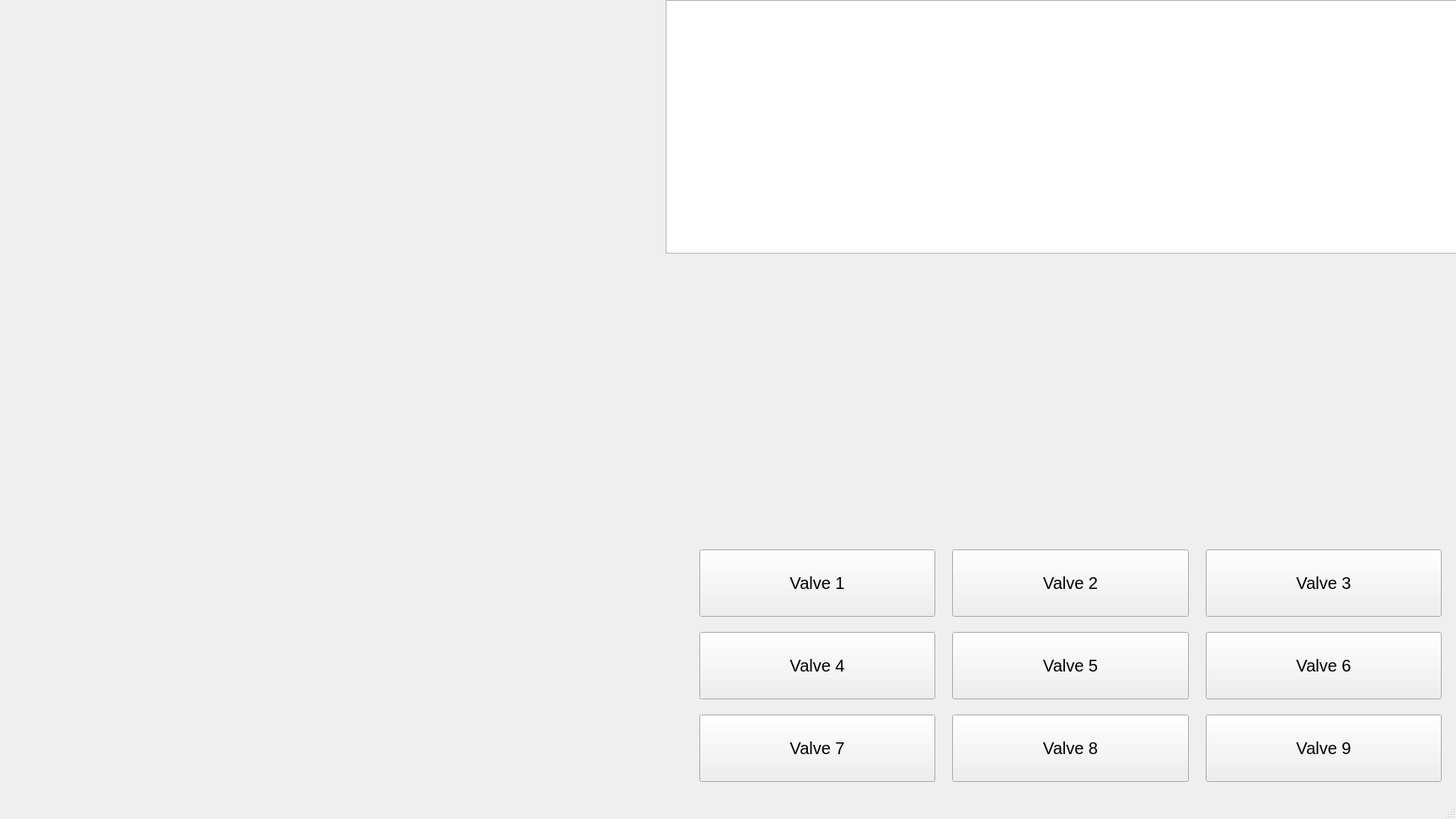
<?xml version="1.0" encoding="UTF-8"?>
<ui version="4.0">
 <class>MainWindow</class>
 <widget class="QMainWindow" name="MainWindow">
  <property name="geometry">
   <rect>
    <x>0</x>
    <y>0</y>
    <width>1728</width>
    <height>972</height>
   </rect>
  </property>
  <property name="sizePolicy">
   <sizepolicy hsizetype="Fixed" vsizetype="Fixed">
    <horstretch>0</horstretch>
    <verstretch>0</verstretch>
   </sizepolicy>
  </property>
  <property name="minimumSize">
   <size>
    <width>1728</width>
    <height>972</height>
   </size>
  </property>
  <property name="maximumSize">
   <size>
    <width>1728</width>
    <height>972</height>
   </size>
  </property>
  <property name="windowTitle">
   <string>MainWindow</string>
  </property>
  <widget class="QWidget" name="centralwidget">
   <property name="sizePolicy">
    <sizepolicy hsizetype="Fixed" vsizetype="Fixed">
     <horstretch>0</horstretch>
     <verstretch>0</verstretch>
    </sizepolicy>
   </property>
   <widget class="QLabel" name="label">
    <property name="enabled">
     <bool>true</bool>
    </property>
    <property name="geometry">
     <rect>
      <x>-110</x>
      <y>-60</y>
      <width>901</width>
      <height>1011</height>
     </rect>
    </property>
    <property name="styleSheet">
     <string notr="true">background-image: url(:/newPrefix/Bluegrass Diagram Merged.png);</string>
    </property>
    <property name="text">
     <string/>
    </property>
    <property name="pixmap">
     <pixmap resource="assets/Merged.qrc">:/newPrefix/Bluegrass Diagram Merged.png</pixmap>
    </property>
    <property name="scaledContents">
     <bool>true</bool>
    </property>
   </widget>
   <widget class="QWidget" name="gridLayoutWidget">
    <property name="geometry">
     <rect>
      <x>830</x>
      <y>640</y>
      <width>881</width>
      <height>301</height>
     </rect>
    </property>
    <layout class="QGridLayout" name="gridLayout">
     <property name="horizontalSpacing">
      <number>20</number>
     </property>
     <item row="3" column="0">
      <widget class="QPushButton" name="pushButton">
       <property name="sizePolicy">
        <sizepolicy hsizetype="Minimum" vsizetype="Fixed">
         <horstretch>0</horstretch>
         <verstretch>0</verstretch>
        </sizepolicy>
       </property>
       <property name="minimumSize">
        <size>
         <width>0</width>
         <height>80</height>
        </size>
       </property>
       <property name="styleSheet">
        <string notr="true">font-size: 20px;</string>
       </property>
       <property name="text">
        <string>Valve 1</string>
       </property>
       <property name="checkable">
        <bool>true</bool>
       </property>
      </widget>
     </item>
     <item row="5" column="2">
      <widget class="QPushButton" name="pushButton_5">
       <property name="minimumSize">
        <size>
         <width>0</width>
         <height>80</height>
        </size>
       </property>
       <property name="styleSheet">
        <string notr="true">font-size: 20px;</string>
       </property>
       <property name="text">
        <string>Valve 5</string>
       </property>
       <property name="checkable">
        <bool>true</bool>
       </property>
      </widget>
     </item>
     <item row="3" column="2">
      <widget class="QPushButton" name="pushButton_8">
       <property name="minimumSize">
        <size>
         <width>0</width>
         <height>80</height>
        </size>
       </property>
       <property name="styleSheet">
        <string notr="true">font-size: 20px;</string>
       </property>
       <property name="text">
        <string>Valve 2</string>
       </property>
       <property name="checkable">
        <bool>true</bool>
       </property>
      </widget>
     </item>
     <item row="5" column="0">
      <widget class="QPushButton" name="pushButton_2">
       <property name="minimumSize">
        <size>
         <width>0</width>
         <height>80</height>
        </size>
       </property>
       <property name="styleSheet">
        <string notr="true">font-size: 20px;</string>
       </property>
       <property name="text">
        <string>Valve 4</string>
       </property>
       <property name="checkable">
        <bool>true</bool>
       </property>
      </widget>
     </item>
     <item row="6" column="3">
      <widget class="QPushButton" name="pushButton_9">
       <property name="minimumSize">
        <size>
         <width>0</width>
         <height>80</height>
        </size>
       </property>
       <property name="styleSheet">
        <string notr="true">font-size: 20px;</string>
       </property>
       <property name="text">
        <string>Valve 9</string>
       </property>
       <property name="checkable">
        <bool>true</bool>
       </property>
      </widget>
     </item>
     <item row="6" column="2">
      <widget class="QPushButton" name="pushButton_6">
       <property name="minimumSize">
        <size>
         <width>0</width>
         <height>80</height>
        </size>
       </property>
       <property name="styleSheet">
        <string notr="true">font-size: 20px;</string>
       </property>
       <property name="text">
        <string>Valve 8</string>
       </property>
       <property name="checkable">
        <bool>true</bool>
       </property>
      </widget>
     </item>
     <item row="5" column="3">
      <widget class="QPushButton" name="pushButton_7">
       <property name="minimumSize">
        <size>
         <width>0</width>
         <height>80</height>
        </size>
       </property>
       <property name="styleSheet">
        <string notr="true">font-size: 20px;</string>
       </property>
       <property name="text">
        <string>Valve 6</string>
       </property>
       <property name="checkable">
        <bool>true</bool>
       </property>
      </widget>
     </item>
     <item row="3" column="3">
      <widget class="QPushButton" name="pushButton_4">
       <property name="minimumSize">
        <size>
         <width>0</width>
         <height>80</height>
        </size>
       </property>
       <property name="styleSheet">
        <string notr="true">font-size: 20px;</string>
       </property>
       <property name="text">
        <string>Valve 3</string>
       </property>
       <property name="checkable">
        <bool>true</bool>
       </property>
      </widget>
     </item>
     <item row="6" column="0">
      <widget class="QPushButton" name="pushButton_3">
       <property name="minimumSize">
        <size>
         <width>0</width>
         <height>80</height>
        </size>
       </property>
       <property name="styleSheet">
        <string notr="true">font-size: 20px;</string>
       </property>
       <property name="text">
        <string>Valve 7</string>
       </property>
       <property name="checkable">
        <bool>true</bool>
       </property>
      </widget>
     </item>
    </layout>
   </widget>
   <widget class="QTableWidget" name="tableWidget">
    <property name="geometry">
     <rect>
      <x>790</x>
      <y>0</y>
      <width>941</width>
      <height>301</height>
     </rect>
    </property>
   </widget>
  </widget>
  <widget class="QMenuBar" name="menubar">
   <property name="geometry">
    <rect>
     <x>0</x>
     <y>0</y>
     <width>1728</width>
     <height>22</height>
    </rect>
   </property>
  </widget>
  <widget class="QStatusBar" name="statusbar"/>
 </widget>
 <resources>
  <include location="assets/Merged.qrc"/>
 </resources>
 <connections/>
</ui>
